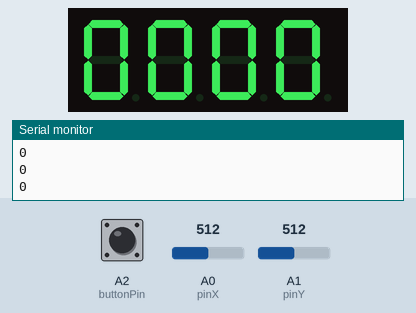
Recording of a sketch running on a simulated Arduino Uno, built with avr-gcc and run on an emulated ATmega328P. Shown: 4-digit seven-segment display, the last lines printed to the serial monitor. Wiring (inferred from the names in the program): 4-digit 7-segment display, segments lit when HIGH: segments pin 12, pin 8, pin 5, pin 3, pin 2, pin 11, pin 6, pin 4; digit selects pin 7, pin 9, pin 10, pin 13. Inputs (shaded band) come from the test bench; at power-on: A1 (pinY) = 512, A2 (buttonPin) HIGH, A0 (pinX) = 512. The segment pins are drawn as the display they are named for.

Above: at 0.81 s.
1.3 s: A1 (pinY) set to 900
At 1.75 s:
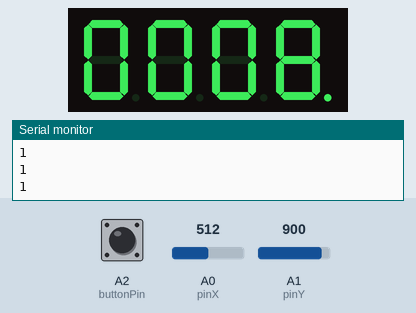
2.8 s: A2 (buttonPin) pulled LOW for 0.15 s
4.4 s: A0 (pinX) set to 900
At 5.22 s:
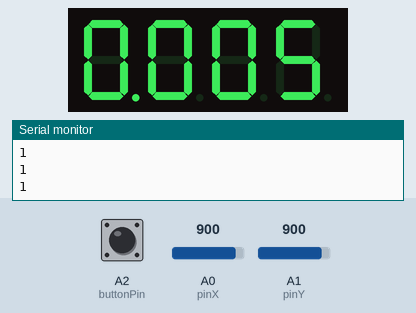
5.9 s: A2 (buttonPin) pulled LOW for 1 s
At 6.15 s:
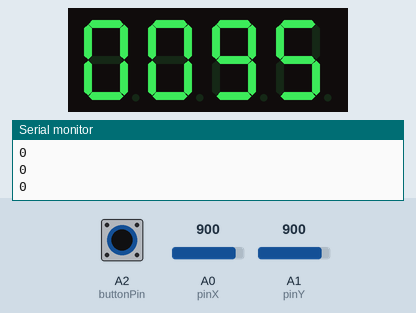
Timing chart, 0 to 8.5 s (numbered marks = the images above; inputs shaded):
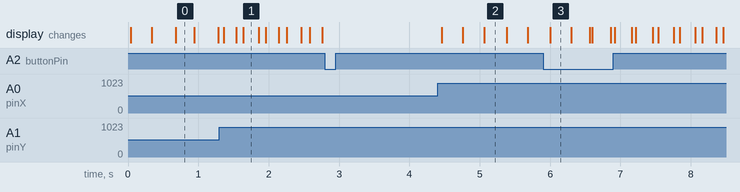

Measured:
- after the input at 1.3 s, the display: first changes after 0.06 s (image 1 shows a later state)
- after the input at 4.4 s, the display: first changes after 0.06 s (image 2 shows a later state)

The sketch:

hw3_JoystickControlled7Segment4Digit.ino
```cpp
const int pinA = 12;
const int pinB = 8;
const int pinC = 5;
const int pinD = 3;
const int pinE = 2;
const int pinF = 11;
const int pinG = 6;
const int pinDP = 4;
const int pinD1 = 7;
const int pinD2 = 9;
const int pinD3 = 10;
const int pinD4 = 13;

const int segSize = 8;
const int noOfDigits = 10;
const int noOfDisplays = 4;

const int pinX = A0;
const int pinY = A1;
const int buttonPin = A2;
const int millisToWait = 300;
const int millisForBlink = 300;

const int highAxis = 800;
const int lowAxis = 200;

int xAxis;
int yAxis;
int buttonState;
int lastButtonState = HIGH;
int dpState = LOW;
int digitNo = 3;
//int noToShow = 0;
int digitSelected = 0;
int blinkStatus = LOW;

unsigned long int lastMillis = 0;
unsigned long int lastBlink = 0;

int segments[] = {
  pinA, pinB, pinC, pinD, pinE, pinF, pinG, pinDP
};
int digits[] = {
  pinD1, pinD2, pinD3, pinD4
};
int numbersToShow[] = {
  0, 0, 0, 0
};

byte digitMatrix[noOfDigits][segSize - 1] = {
// a  b  c  d  e  f  g
  {1, 1, 1, 1, 1, 1, 0}, // 0
  {0, 1, 1, 0, 0, 0, 0}, // 1
  {1, 1, 0, 1, 1, 0, 1}, // 2
  {1, 1, 1, 1, 0, 0, 1}, // 3
  {0, 1, 1, 0, 0, 1, 1}, // 4
  {1, 0, 1, 1, 0, 1, 1}, // 5
  {1, 0, 1, 1, 1, 1, 1}, // 6
  {1, 1, 1, 0, 0, 0, 0}, // 7
  {1, 1, 1, 1, 1, 1, 1}, // 8
  {1, 1, 1, 1, 0, 1, 1}  // 9
};

void displayNumber(byte digit, byte decimalPoint) {
  for (int i = 0; i < segSize - 1; i++) {
    digitalWrite(segments[i], digitMatrix[digit][i]);
  }
  digitalWrite(segments[segSize - 1], decimalPoint);
}

void showDigit(int num) {
  for (int i = 0; i < noOfDisplays; i++) {
    digitalWrite(digits[i], HIGH);
  }
  digitalWrite(digits[noOfDisplays - num - 1], LOW);
}

void displayAllNumbers(int numbers[]){
   for (int i = 0; i < noOfDisplays; i++) {
    showDigit(i);
    if (digitSelected == i) {
      if (millis() - lastBlink >= millisForBlink) {
        blinkStatus = !blinkStatus;
        lastBlink = millis();
      }
      displayNumber(numbers[i], blinkStatus);
    }
    else if (digitSelected == -i - 1){
      displayNumber(numbers[i], HIGH);
    }
    else {
      displayNumber(numbers[i], LOW);
    }
    delay(2);
  }
}

void setup() {
//  pinMode(pinX, INPUT);
//  pinMode(pinY, INPUT);
  pinMode(buttonPin, INPUT_PULLUP);
  for (int i = 0; i < segSize; i++) {
    pinMode(segments[i], OUTPUT);
  }
  for (int i = 0; i < noOfDisplays; i++) {
    pinMode(digits[i], OUTPUT);
  }
  Serial.begin(9600);
}

void loop() {
  xAxis = analogRead(pinX);
  yAxis = analogRead(pinY);
  buttonState = digitalRead(buttonPin);
  Serial.println(blinkStatus);/*
  Serial.println(digitSelected);
  for (int i = 0; i < 4; i++){
    Serial.print(numbersToShow[i]);
  }
  Serial.print("\n");
  Serial.print(xAxis);
  Serial.print("\t");
  Serial.print(yAxis);
  Serial.print("\t");
  Serial.print(buttonState);
  Serial.print("\t");
  Serial.print(lastButtonState);
  Serial.print("\n");*/
  if (digitSelected >= 0) {
    if (yAxis >= highAxis && millis() - lastMillis > millisToWait) {
      -- numbersToShow[digitSelected];
      if (numbersToShow[digitSelected] < 0) {
        numbersToShow[digitSelected] = 9;
      }
      lastMillis = millis();
    }
    if (yAxis <= lowAxis && millis() - lastMillis > millisToWait) {
      ++ numbersToShow[digitSelected];
      if (numbersToShow[digitSelected] == noOfDigits) {
        numbersToShow[digitSelected] = 0;
      }
      lastMillis = millis();
    }
    if (buttonState != lastButtonState){
      if (buttonState == LOW) {
        dpState = !dpState;
        digitSelected = -digitSelected - 1;
      }
      lastButtonState = buttonState;
    }
  }
  else {
    if (xAxis >= highAxis && millis() - lastMillis > millisToWait) {
      -- digitSelected;
      if (digitSelected == -noOfDisplays - 1) {
        digitSelected = -1;
      }
      lastMillis = millis();
    }
    if (xAxis <= lowAxis && millis() - lastMillis > millisToWait) {
      ++ digitSelected;
      if (digitSelected == 0) {
        digitSelected = -noOfDisplays;
      }
      lastMillis = millis();
    }
    if (buttonState != lastButtonState){
      if (buttonState == LOW) {
        dpState = !dpState;
        digitSelected = -digitSelected - 1;
      }
      lastButtonState = buttonState;
    }
  }
  displayAllNumbers(numbersToShow);
}
```
